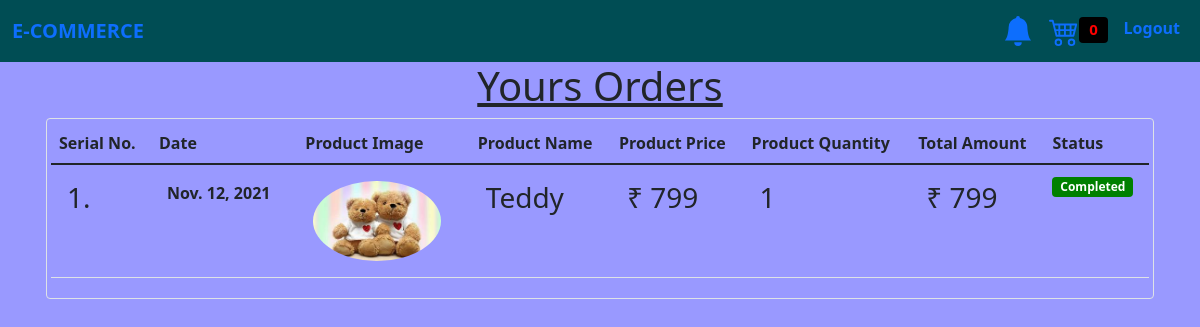
The app's page /order (signed in) with its own data.
### store/models/orders.py (models this page shows)
class Order(models.Model):
    product=models.ForeignKey(product,on_delete=models.CASCADE)
    customer=models.ForeignKey(customer,on_delete=models.CASCADE)
    quantity=models.IntegerField(default=1)
    price=models.IntegerField()
    address=models.CharField(max_length=1000,default="",blank=True)
    contact=models.CharField(max_length=15,default="",blank=True)
    date=models.DateField(default=datetime.datetime.today)
    status=models.BooleanField(default=False)
    @staticmethod
    def get_orders_by_customer(customer_id):
        return Order \
            .objects \
            .filter(customer = customer_id) \
            .order_by('-date')

### store/models/product.py (models this page shows, shortened)
class product(models.Model):
    name = models.CharField(max_length=100)
    price = models.IntegerField(default=0)
    Category = models.ForeignKey(category,on_delete=models.CASCADE,default=1)
    description =models.CharField(max_length=200,default="",null=True,blank=True)
    image = models.ImageField(upload_to='products/')

### store/views/order.py (the view)
# urls.py: path('order',Orders.as_view(),name='order'),
class Orders(View):
    @method_decorator(auth_middleware)
    def get(self ,request):
       customer=request.session.get('customer')
       orders=Order.get_orders_by_customer(customer)
       return render(request,'order.html',{'order':orders})

### store/templatetags/currency.py (called while the page is built)
@register.filter(name="currency")
def currecncy(number):
    return "₹ "+str(number)

@register.filter(name="multiply")
def multiply(number, number1):
    return number*number1

### store/templates/order.html
{% extends 'base.html' %}
{% block content %}
{% load cart %}
{% load currency %}
<div class="container">
<div class="text-center"><h1><u>Yours Orders</u></h1></div>
    <div class="border rounded p-1 m-1">
        <table class="table">
        <thead>
            <tr>
                <th><b>Serial No.<b></th>
                <th><b>Date</b></th>
                <th>Product Image</th>
                <th><b>Product Name</b></th>
                <th><b>Product Price</b></th>
                <th><b>Product Quantity</b></th>
                <th><b>Total Amount</b></th>
                <th><b>Status</b></th>
            </tr>
        </thead>
            {% for Order in order %}
        <tbody>
            <tr>
                <td class="p-3"> <h3>{{ forloop.counter }}.</h3></td>
                <td class="p-3"><b>{{ Order.date }}</b></td>
                <td class="p-3"><img src="{{ Order.product.image.url }}" style="height:80px;" class="rounded-circle" alt=""></td>
                <td class="p-3"><h3>{{ Order.product.name }}</h3></td>
                <td class="p-3"><h3>{{ Order.product.price|currency}}</h3></td>
                <td class="p-3"><h3>{{ Order.quantity }}</h3></td>
                <td class="p-3"><h3>{{ Order.quantity|multiply:Order.price|currency }}</h3></td>
                {% if Order.status %}
                <td><small class="badge badge-success" style="background-color:green">Completed</small></td>
                {% else %}
                <td><small class="badge badge-warning" style="background-color:red"><b>Panding</b></small></td>
                {% endif %}
            </tr>
        {% endfor %}
        </tbody>
    </table>
</div>
</div>
{% endblock  %}

### records on screen
Order: date "Nov. 12, 2021", product.image (picture), product.name "Teddy", product.price "₹ 799", quantity "1", quantity|multiply "₹ 799", status "Completed"

### other values on screen
{{ request.session.cart.keys|length }} "0"
